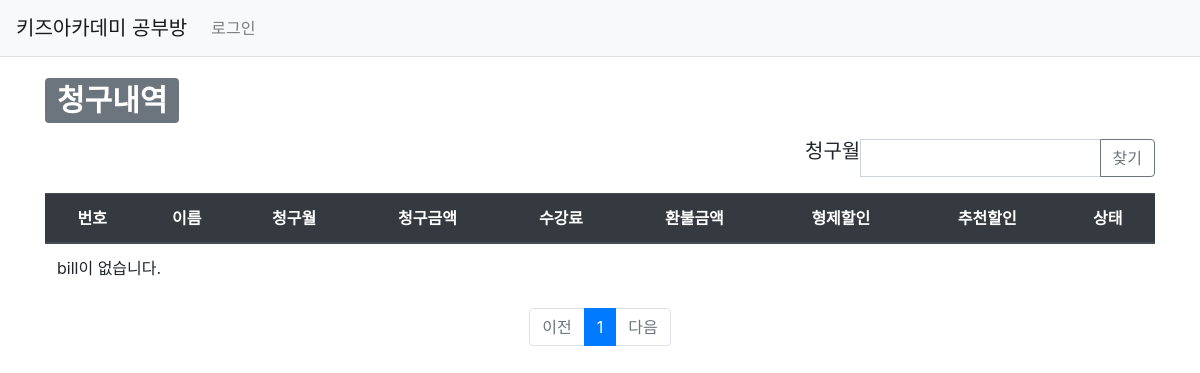
Before: /studyroom/bill/ with the older database file.
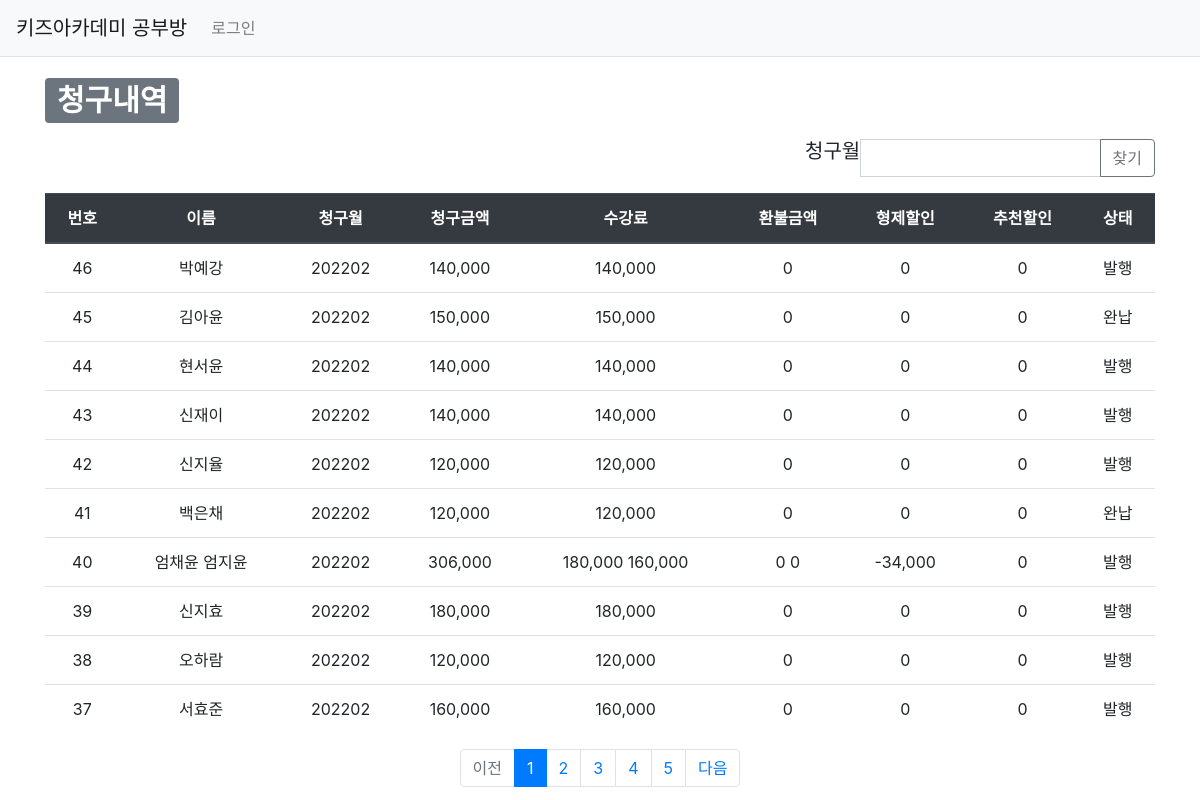
After: the same page with the newer database file.
### studyroom/models.py (models this page shows)
class Bill(models.Model):
    BillStatus_choices = (
        ('OP', '발행'),
        ('FP', '완납'),
        ('PP', '부분납'),
    )
    class PayType(models.TextChoices):
        김포페이 = 'KP'
        계좌이체 = 'AT'
    account = models.ForeignKey(Account, on_delete=models.CASCADE)
    bill_status = models.CharField(max_length=2, choices=BillStatus_choices)
    bill_mt = models.CharField(max_length=6)
    bill_amt = models.IntegerField(null=True, blank=True)
    base_amt = models.IntegerField(null=True, blank=True)
    brother_base_amt = models.IntegerField(null=True, blank=True, default=0)
    refund_amt = models.IntegerField(null=True, blank=True, default=0)
    brother_refund_amt = models.IntegerField(null=True, blank=True, default=0)
    brother_dc_amt = models.IntegerField(null=True, blank=True, default=0)
    recommend_dc_amt = models.IntegerField(null=True, blank=True, default=0)
    pay_amt = models.IntegerField(null=True, blank=True, default=0)
    pay_type = models.CharField(max_length=2, choices=PayType.choices, null=True, blank=True)
    pay_dt = models.CharField(max_length=8, null=True, blank=True)
    pay_id = models.IntegerField(null=True, blank=True)
    create_date = models.DateTimeField()
    modify_date = models.DateTimeField(auto_now=True)

class Account(models.Model):
    user = models.ForeignKey(User, on_delete=models.CASCADE)
    student = models.ForeignKey(Student, on_delete=models.CASCADE)
    sub_student_id = models.IntegerField(null=True, blank=True)
    payer = models.CharField(max_length=40, null=True, blank=True)
    payer_phone_num = models.CharField(max_length=11, null=True, blank=True)
    brother_dc_yn = models.CharField(max_length=1, default='n')
    recommend_dc_start = models.CharField(max_length=6, null=True, blank=True, default='yyyymm')
    recommend_dc_end = models.CharField(max_length=6, null=True, blank=True, default='yyyymm')
    create_date = models.DateTimeField()
    modify_date = models.DateTimeField(null=True, blank=True)

class Student(models.Model):
    Grade_choices = (
        ('Y6','6세'),
        ('Y7','7세'),
        ('E1','1학년'),
        ('E2','2학년'),
        ('E3','3학년'),
        ('E4','4학년'),
        ('E5','5학년'),
        ('E6','6학년'),
    )
    user = models.ForeignKey(User, on_delete=models.CASCADE)
    brother = models.ForeignKey('self', on_delete=models.CASCADE, blank=True, null=True)
    name = models.CharField(max_length=20)
    grade = models.CharField(max_length=2, choices=Grade_choices)
    create_date = models.DateTimeField()
    modify_date = models.DateTimeField(null=True, blank=True)
    delete_yn = models.CharField(max_length=1, default='n')

### studyroom/views/bill_views.py (the view)
def bill_list(request):
    logger.info("INFO 레벨로 출력")
    """
    학생 목록 출력
    """
    page = request.GET.get('page', '1')  # 페이지
    billmt = request.GET.get('billmt', '')  # 검색어
    bill_list = Bill.objects.order_by('bill_mt')
    if billmt:
        bill_list = bill_list.filter(
            Q(bill_mt__icontains=billmt)   # 제목검색
        ).distinct()
    paginator = Paginator(bill_list, 10)  # 페이지당 10개씩 보여주기
    page_obj = paginator.get_page(page)
    context = {'bill_list': page_obj, 'page': page, 'billmt': billmt}
    return render(request, 'studyroom/bill_list.html', context)

### studyroom/templatetags/studyroom_filter.py (called while the page is built)
@register.filter
def sub(value, arg):
    return value - arg

### templates/studyroom/bill_list.html (shortened to what this page needs)
{% extends 'base.html' %}
{% load studyroom_filter %}
{% load humanize %}
{% block content %}
<div class="container my-3">
    <div>
        <h1>
            <span class="badge badge-secondary">청구내역</span>
        </h1>
    </div>
    <div class="row justify-content-end my-3">
        <div class="col-4 input-group">
            <h5>청구월 </h5>
            <input type="text" class="form-control billmt" value="{{ billmt|default_if_none:'' }}">
            <div class="input-group-append">
                <button class="btn btn-outline-secondary" type="button" id="btn_search">찾기</button>
            </div>
        </div>
    </div>
    <table class="table">
        <thead>
        <tr class="text-center thead-dark">
            <th>번호</th>
            <th>이름</th>
            <th>청구월</th>
            <th>청구금액</th>
            <th>수강료</th>
            <th>환불금액</th>
            <th>형제할인</th>
            <th>추천할인</th>
            <th>상태</th>
        </tr>
        </thead>
        <tbody>
        {% if bill_list %}
        {% for bill in bill_list %}
        <tr class="text-center">
            <td>
                {{ bill_list.paginator.count|sub:bill_list.start_index|sub:forloop.counter0|add:1 }}
            </td>
            <td>{{ bill.account.student.name }} {{ bill.account.student.brother.name }}</td>
            <td>{{ bill.bill_mt }}</td>
            <td>{{ bill.bill_amt|intcomma }}</td>
            <td>{{ bill.base_amt|intcomma }} {% if bill.account.student.brother %}{{ bill.brother_base_amt|intcomma }}{% endif %}</td>
            <td>{{ bill.refund_amt|intcomma }} {% if bill.account.student.brother %}{{ bill.brother_refund_amt|intcomma }}{% endif %}</td>
            <td>{{ bill.brother_dc_amt|intcomma }}</td>
            <td>{{ bill.recommend_dc_amt|intcomma }}</td>
            <td>{{ bill.get_bill_status_display }}</td>
        </tr>
        {% endfor %}
        {% else %}
        <tr>
            <td colspan="3">bill이 없습니다.</td>
        </tr>
        {% endif %}
        </tbody>
    </table>
    <ul class="pagination justify-content-center">
        {% if bill_list.has_previous %}
        <li class="page-item">
            <a class="page-link" href="?page={{ bill_list.previous_page_number }}">이전</a>
        </li>
        {% else %}
        <li class="page-item disabled">
            <a class="page-link" tabindex="-1" aria-disabled="true" href="#">이전</a>
        </li>
        {% endif %}
        {% for page_number in bill_list.paginator.page_range %}
        {% if page_number >= bill_list.number|add:-5 and page_number <= bill_list.number|add:5 %}
            {% if page_number == bill_list.number %}
            <li class="page-item active" aria-current="page">
                <a class="page-link" href="?page={{ page_number }}">{{ page_number }}</a>
            </li>
            {% else %}
            <li class="page-item">
                <a class="page-link" href="?page={{ page_number }}">{{ page_number }}</a>
            </li>
            {% endif %}
        {% endif %}
        {% endfor %}
        {% if bill_list.has_next %}
        <li class="page-item">
            <a class="page-link" href="?page={{ bill_list.next_page_number }}">다음</a>
        </li>
        {% else %}
        <li class="page-item disabled">
            <a class="page-link" tabindex="-1" aria-disabled="true" href="#">다음</a>
        </li>
        {% endif %}
    </ul>
</div>
{% endblock %}

### templates/base.html (shortened to what this page needs)
{% load static %}
<!doctype html>
<html lang="ko">
<head>
    <link rel="stylesheet" type="text/css" href="{% static 'bootstrap.min.css' %}">
    <link rel="stylesheet" type="text/css" href="{% static 'style.css' %}">
</head>
<body>
{% include "navbar.html" %}
{% block content %}
{% endblock %}
</body>
</html>

### templates/navbar.html (shortened to what this page needs)
<nav class="navbar navbar-expand-lg navbar-light bg-light border-bottom">
    <a class="navbar-brand" href="{% url 'studyroom:index' %}">키즈아카데미 공부방</a>
    <div class="collapse navbar-collapse flex-grow-0" id="navbarNav">
        <ul class="navbar-nav">
            <li class="nav-item ">
                {% if user.is_authenticated %}
                <a class="nav-link" href="{% url 'common:logout' %}">{{ user.username }} (로그아웃)</a>
                {% else %}
                <a class="nav-link" href="{% url 'common:login' %}">로그인</a>
                {% endif %}
            </li>
        </ul>
    </div>
</nav>

Changed rows visible on the page:
added Bill: paginator.count|sub "46", account.student.name "박예강", bill_mt "202202", bill_amt "140,000", base_amt "140,000", refund_amt "0", brother_dc_amt "0", recommend_dc_amt "0", bill_status "발행"
added Bill: paginator.count|sub "45", account.student.name "김아윤", bill_mt "202202", bill_amt "150,000", base_amt "150,000", refund_amt "0", brother_dc_amt "0", recommend_dc_amt "0", bill_status "완납"
added Bill: paginator.count|sub "44", account.student.name "현서윤", bill_mt "202202", bill_amt "140,000", base_amt "140,000", refund_amt "0", brother_dc_amt "0", recommend_dc_amt "0", bill_status "발행"
added Bill: paginator.count|sub "43", account.student.name "신재이", bill_mt "202202", bill_amt "140,000", base_amt "140,000", refund_amt "0", brother_dc_amt "0", recommend_dc_amt "0", bill_status "발행"
added Bill: paginator.count|sub "42", account.student.name "신지율", bill_mt "202202", bill_amt "120,000", base_amt "120,000", refund_amt "0", brother_dc_amt "0", recommend_dc_amt "0", bill_status "발행"
added Bill: paginator.count|sub "41", account.student.name "백은채", bill_mt "202202", bill_amt "120,000", base_amt "120,000", refund_amt "0", brother_dc_amt "0", recommend_dc_amt "0", bill_status "완납"
added Bill: paginator.count|sub "40", account.student.name "엄채윤", account.student.brother.name "엄지윤", bill_mt "202202", bill_amt "306,000", base_amt "180,000", brother_base_amt "160,000", refund_amt "0", brother_refund_amt "0", brother_dc_amt "-34,000", recommend_dc_amt "0", bill_status "발행"
added Bill: paginator.count|sub "39", account.student.name "신지효", bill_mt "202202", bill_amt "180,000", base_amt "180,000", refund_amt "0", brother_dc_amt "0", recommend_dc_amt "0", bill_status "발행"
added Bill: paginator.count|sub "38", account.student.name "오하람", bill_mt "202202", bill_amt "120,000", base_amt "120,000", refund_amt "0", brother_dc_amt "0", recommend_dc_amt "0", bill_status "발행"
added Bill: paginator.count|sub "37", account.student.name "서효준", bill_mt "202202", bill_amt "160,000", base_amt "160,000", refund_amt "0", brother_dc_amt "0", recommend_dc_amt "0", bill_status "발행"
Other visible differences:
new list line: "2"
new list line: "3"
new list line: "4"
new list line: "5"
text no longer shown: "bill이 없습니다."
